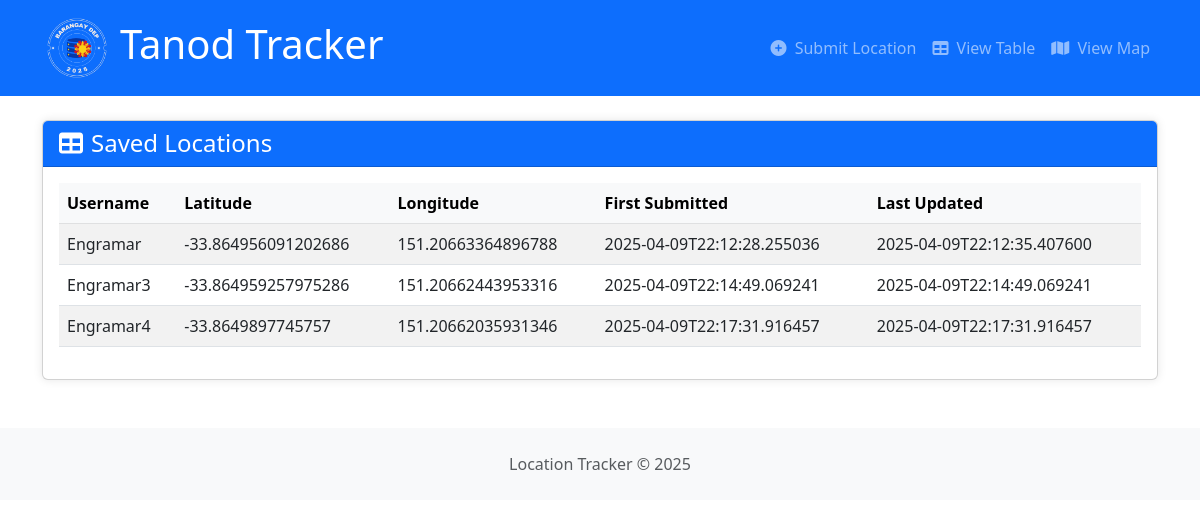
The page /locations on the database as committed earlier.
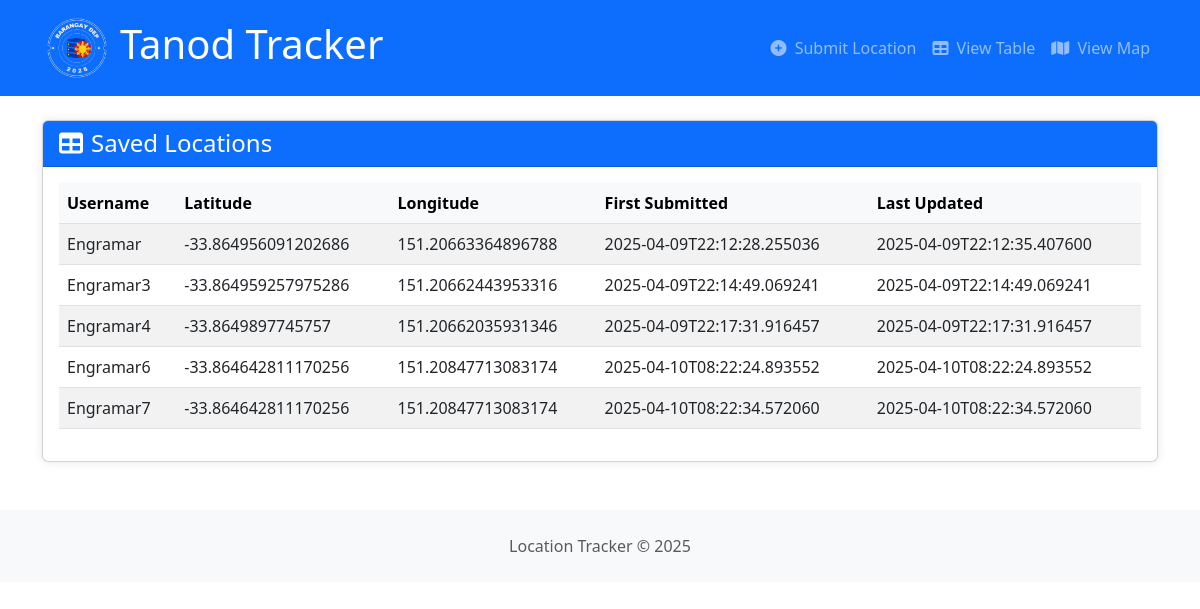
The same page on the database as committed later.
### tables this page shows
CREATE TABLE locations (
                        id INTEGER PRIMARY KEY AUTOINCREMENT,
                        username TEXT NOT NULL,
                        latitude REAL NOT NULL,
                        longitude REAL NOT NULL,
                        submission_timestamp TEXT NOT NULL,
                        last_update_timestamp TEXT NOT NULL
                    );

### app.py (the view)
@app.route('/locations')
def view_locations():
    try:
        locations = get_all_locations()
        return render_template('locations.html', locations=locations)
    except Exception as e:
        logger.error(f"Error retrieving locations: {str(e)}")
        return render_template('locations.html', error="Could not load locations")

### app.py (called while the page is built)
@app.context_processor
def inject_now():
    return {'now': datetime.now()}

### models.py (called while the page is built)
def get_all_locations():
    with closing(sqlite3.connect(DATABASE)) as conn:
        cursor = conn.execute(
            "SELECT username, latitude, longitude, submission_timestamp, last_update_timestamp FROM locations"
        )
        return [
            {
                "username": row[0],
                "latitude": row[1],
                "longitude": row[2],
                "submission_timestamp": row[3],
                "last_update_timestamp": row[4]
            }
            for row in cursor.fetchall()
        ]

### templates/locations.html
{% extends "base.html" %}
{% block content %}
<div class="card">
    <div class="card-header bg-primary text-white">
        <h4 class="mb-0"><i class="fas fa-table me-2"></i>Saved Locations</h4>
    </div>
    <div class="card-body">
        {% if error %}
            <div class="alert alert-danger">{{ error }}</div>
        {% elif not locations %}
            <div class="alert alert-info">No locations have been submitted yet.</div>
        {% else %}
            <div class="table-responsive">
                <table class="table table-striped table-hover">
                    <thead class="table-light">
                        <tr>
                            <th>Username</th>
                            <th>Latitude</th>
                            <th>Longitude</th>
                            <th>First Submitted</th>
                            <th>Last Updated</th>
                        </tr>
                    </thead>
                    <tbody>
                        {% for loc in locations %}
                            <tr>
                                <td>{{ loc.username }}</td>
                                <td>{{ loc.latitude }}</td>
                                <td>{{ loc.longitude }}</td>
                                <td>{{ loc.submission_timestamp }}</td>
                                <td>{{ loc.last_update_timestamp }}</td>
                            </tr>
                        {% endfor %}
                    </tbody>
                </table>
            </div>
        {% endif %}
    </div>
</div>
{% endblock %}

### templates/base.html (shortened to what this page needs)
<!DOCTYPE html>
<html lang="en">
<head>
    <link href="https://cdn.jsdelivr.net/npm/bootstrap@5.3.0/dist/css/bootstrap.min.css" rel="stylesheet">
    <link rel="stylesheet" href="https://cdnjs.cloudflare.com/ajax/libs/font-awesome/6.4.0/css/all.min.css">
</head>
<body>
    <nav class="navbar navbar-expand-lg navbar-dark bg-primary mb-4">
        <div class="container">
            <a class="navbar-brand d-flex align-items-center" href="{{ url_for('index') }}">
                <img src="{{ url_for('static', filename='images/barangay-dep.png') }}"
                     alt="Barangay Logo"
                     height="70"
                     class="d-inline-block align-top me-2">
                <span><h1>Tanod Tracker</h1></span>
            </a>
            <div class="collapse navbar-collapse" id="navbarNav">
                <ul class="navbar-nav ms-auto">
                    <li class="nav-item">
                        <a class="nav-link" href="{{ url_for('index') }}">
                            <i class="fas fa-plus-circle me-1"></i> Submit Location
                        </a>
                    </li>
                    <li class="nav-item">
                        <a class="nav-link" href="{{ url_for('view_locations') }}">
                            <i class="fas fa-table me-1"></i> View Table
                        </a>
                    </li>
                    <li class="nav-item">
                        <a class="nav-link" href="{{ url_for('view_map') }}">
                            <i class="fas fa-map me-1"></i> View Map
                        </a>
                    </li>
                </ul>
            </div>
        </div>
    </nav>
    <main class="container">
        {% block content %}{% endblock %}
    </main>
    <footer class="bg-light py-4 mt-5">
        <div class="container text-center">
            <p class="text-muted mb-0">Location Tracker &copy; {{ now.year }}</p>
        </div>
    </footer>
</body>
</html>

### templates/base.html (style rules this page uses)
.navbar-brand { font-weight: 600; }
.card { box-shadow: 0 0 10px rgba(0,0,0,0.1); margin-bottom: 20px; }
.navbar-brand img { transition: transform 0.3s ease; }

Rows that differ between the two databases and show on the page:
added locations: username "Engramar6", latitude "-33.864642811170256", longitude "151.20847713083174", submission_timestamp "2025-04-10T08:22:24.893552", last_update_timestamp "2025-04-10T08:22:24.893552"
added locations: username "Engramar7", latitude "-33.864642811170256", longitude "151.20847713083174", submission_timestamp "2025-04-10T08:22:34.572060", last_update_timestamp "2025-04-10T08:22:34.572060"
